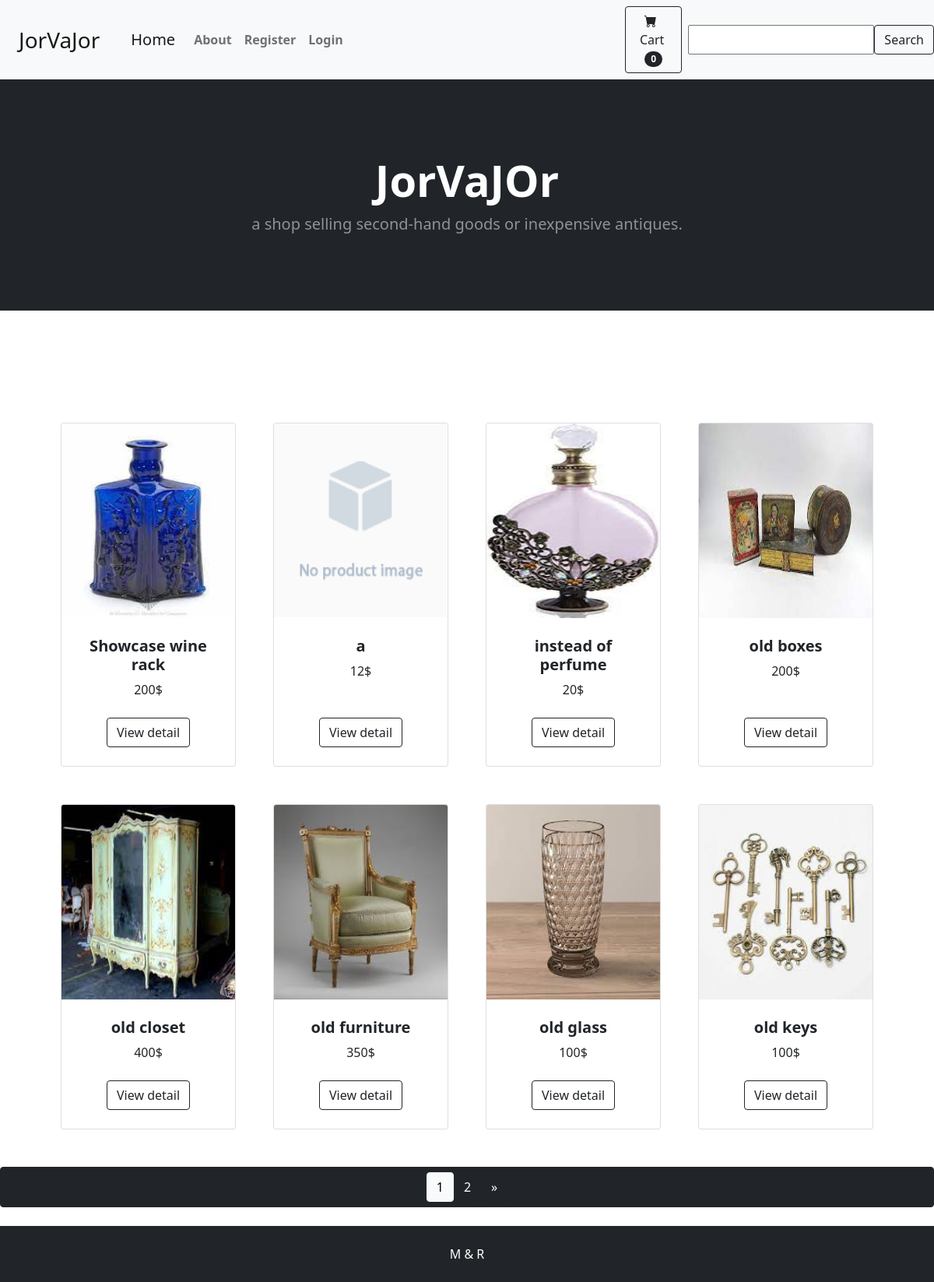
The page / on the database its author committed.
### home/models.py (models this page shows, shortened)
class Product(models.Model):
    user = models.ForeignKey(User, related_name='products', on_delete=models.CASCADE)
    category = models.ManyToManyField(Category, related_name='products')
    name = models.CharField(max_length=200)
    slug = models.SlugField(max_length=200, unique=True)
    image = models.ImageField(blank=True, upload_to='image/', default='image/download.png')
    description = RichTextField()
    price = models.IntegerField()
    available = models.BooleanField(default=True)
    created_time = models.DateTimeField(auto_now_add=True)
    updated_time = models.DateTimeField(auto_now=True)
    class Meta:
        ordering = ('name',)

### home/views.py (the view)
# urls.py: path('', HomeView.as_view(), name='home'),
class HomeView(View):
    form_class = SearchForm
    def get(self, request, category_slug=None):
        form = self.form_class()
        default_page = 1
        page = request.GET.get('page', default_page)
        categories = Category.objects.all()
        products = Product.objects.all()
        if category_slug:
            category = Category.objects.get(slug=category_slug)
            products = products.filter(category=category)
        if request.GET.get('search'):
            products = Product.objects.filter(name__contains=request.GET['search'])
        items_per_page = 8
        paginator = Paginator(products, items_per_page)
        try:
            items_page = paginator.page(page)
        except PageNotAnInteger:
            items_page = paginator.page(default_page)
        except EmptyPage:
            items_page = paginator.page(paginator.num_pages)
        return render(request, 'home/home.html', {'form': form, 'products': products,
                                                  'categories': categories, 'items_page': items_page})

### home/forms.py
class SearchForm(forms.Form):
    search = forms.CharField()

### home/templates/home/home.html (shortened to what this page needs)
{% extends 'index.html' %}
{% load static %}
{% block extra-headers %}
    <header class="bg-dark py-5">
        <div class="container px-4 px-lg-5 my-5">
            <div class="text-center text-white">
                <h1 class="display-4 fw-bolder ">JorVaJOr</h1>
                <p class="lead fw-normal text-white-50 mb-0">a shop selling second-hand goods or inexpensive
                    antiques.</p>
            </div>
        </div>
    </header>
{% endblock %}
{% block content %}
    <section class="py-5">
        <div class="container px-4 px-lg-5 mt-5">
            <div class="row gx-4 gx-lg-5 row-cols-2 row-cols-md-3 row-cols-xl-4 justify-content-center">
                {% for product in items_page %}
                    <div class="col mb-5">
                        <div class="card h-100">
                            {% if product.image %}
                                <img class="card-img-top" src="{{ product.image.url }}" alt="..." height="250"/>
                            {% endif %}
                            <div class="card-body p-4">
                                <div class="text-center">
                                    <h5 class="fw-bolder">{{ product.name }}</h5>
                                    {{ product.price }}$
                                </div>
                            </div>
                            <div class="card-footer p-4 pt-0 border-top-0 bg-transparent">
                                <div class="text-center"><a class="btn btn-outline-dark mt-auto"
                                                            href="{% url 'homa:post_detail' product.pk %}">View
                                    detail</a></div>
                            </div>
                        </div>
                    </div>
                {% endfor %}
            </div>
        </div>
 {% if items_page.has_other_pages %}
    <div class="d-flex justify-content-center  btn btn-dark " role="group" aria-label="Item pagination"  >
        {% for page_number in items_page.paginator.page_range %}
            {% if items_page.number == page_number %}
                <button class="btn active btn-light">
                    <span>{{ page_number }} </span>
                </button>
            {% else %}
                <a href="?page={{ page_number }}" class="btn btn-dark  ">
                    {{ page_number }}
                </a>
            {% endif %}
        {% endfor %}
        {% if items_page.has_next %}
            <a href="?page={{ items_page.next_page_number }}" class="btn btn-dark">&raquo;</a>
        {% endif %}
    </div>
    {% endif %}
    </section>
{% endblock %}
{% block search %}
    <form class="d-flex" action="" method="get" role="search">
        {{ form.search}}
        <button class="btn btn-outline-dark" placeholder="Search" aria-label="Search" type="submit">Search</button>
    </form><br/>
{% endblock %}

### rows shown on the page
Product: image (picture), name "Showcase wine rack", price "200"
Product: image (picture), name "a", price "12"
Product: image (picture), name "instead of perfume", price "20"
Product: image (picture), name "old boxes", price "200"
Product: image (picture), name "old closet", price "400"
Product: image (picture), name "old furniture", price "350"
Product: image (picture), name "old glass", price "100"
Product: image (picture), name "old keys", price "100"

### other values the page prints
{{ page_number }} "1"
{{ page_number }} "2"
